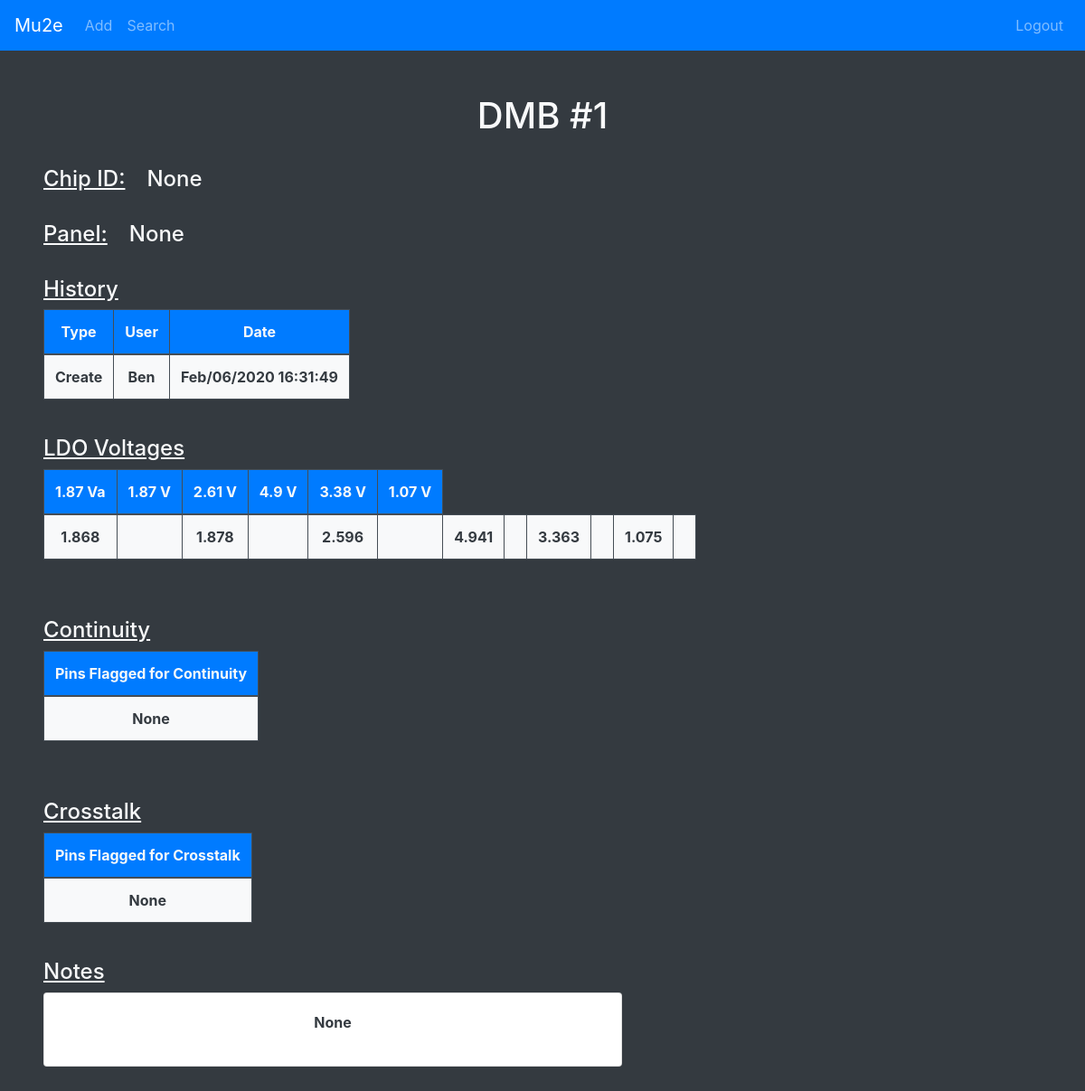
/viewDMB/1, run on the app's committed database.
### manager.py (models this page shows, shortened)
class DMB(db.Model):
    index = db.Column(db.String(80), unique=True, nullable=False, primary_key=True)
    date = db.Column(db.DateTime(), nullable=False)
    ldo = db.Column(db.String(1000))
    continuity = db.Column(db.String(1000))
    crosstalk = db.Column(db.String(1000))
    chipID = db.Column(db.String(80))
    panelNum = db.Column(db.String(80))
    notes = db.Column(db.String(20000))
    edits = db.Column(db.String(20000))

### manager.py (the view)
@app.route("/viewDMB/<index>")
def view_dmb(index):
    dmb = DMB.query.filter(DMB.index == index).first()
    return render_template("view.html", dmb=dmb)

### templates/view.html (shortened to what this page needs)
<!doctype html>
<html lang="en">
<head>
    <link rel="stylesheet" href="https://stackpath.bootstrapcdn.com/bootstrap/4.4.1/css/bootstrap.min.css">
    <link rel="stylesheet" href="static/css/general.css">
</head>
<body class="text-light bg-dark">
<nav class="navbar navbar-expand-lg navbar-dark bg-primary">
    <a class="navbar-brand" href="/">Mu2e</a>
    <div class="collapse navbar-collapse" id="navbarSupportedContent">
        <ul class="navbar-nav mr-auto">
            <li class="nav-item">
                <a class="nav-link" data-toggle="dropdown" id="dropdownMenuButton">Add</a>
            </li>
            <li class="nav-item">
                <a class="nav-link" href="\search">Search</a>
            </li>
        </ul>
    </div>
    <div class="navbar-collapse collapse w-100 order-3 dual-collapse2">
        <ul class="navbar-nav ml-auto">
            <li>
                <a class="nav-link navbar-right" href="logout">Logout</a>
            </li>
        </ul>
    </div>
</nav>
<br><br>
<h1 class="text-center">DMB #{{ dmb.index }}</h1> <br>
<div class="ml-5">
    {% if dmb.chipID %}
    <h4><u>Chip ID:</u>&emsp;{{ dmb.chipID }}</h4>
    {% else %}
    <h4><u>Chip ID:</u>&emsp;None</h4>
    {% endif %}
</div>
<br>
<div class="ml-5">
    {% if dmb.panelNum %}
    <h4><u>Panel:</u>&emsp;{{ dmb.panelNum }}</h4>
    {% else %}
    <h4><u>Panel:</u>&emsp;None</h4>
    {% endif %}
</div>
<br>
<div class="text-left ml-5">
    <h4><u>History</u></h4>
    <table class="table table-bordered table-dark text-light w-auto">
        <thead class="bg-primary">
            <tr>
                <td scope="col" class="text-center font-weight-bold">Type</td>
                <td scope="col" class="text-center font-weight-bold">User</td>
                <td scope="col" class="text-center font-weight-bold">Date</td>
            </tr>
        </thead>
        <tbody class="bg-light text-dark">
            {% with lst = dmb.edits.split("<") %}
                {% for i in lst %}
                    <tr>
                    {% with cols = i.split("*") %}
                        {% for j in cols %}
                            <td scope="col" class="text-center font-weight-bold">{{j}}</td>
                        {% endfor %}
                    {% endwith %}
                    </tr>
                {% endfor %}
            {% endwith %}
        </tbody>
    </table>
</div>
<br>
<h4 class="ml-5"><u>LDO Voltages</u></h4>
<div class="d-flex justify-content-start ml-5">
    <table class="table table-bordered table-dark text-light w-auto">
        <thead class="bg-primary">
        <tr>
        <td scope="col" class="text-center font-weight-bold">1.87 Va</td>
        <td scope="col" class="text-center font-weight-bold">1.87 V</td>
        <td scope="col" class="text-center font-weight-bold">2.61 V</td>
        <td scope="col" class="text-center font-weight-bold">4.9 V</td>
        <td scope="col" class="text-center font-weight-bold">3.38 V</td>
        <td scope="col" class="text-center font-weight-bold">1.07 V</td>
        </tr>
        </thead>
        <tbody class="bg-light text-dark">
        <tr>
            {% if dmb.ldo %}
                {% with lst = dmb.ldo.split(" ") %}
                    {% for num in lst %}
                        <td scope="row" class="text-center font-weight-bold">{{ num }}</td>
                    {% endfor %}
                {% endwith %}
            {% endif %}
        </tr>
        </tbody>
    </table>
</div>
<br><br>
<h4 class="ml-5"><u>Continuity</u></h4>
<div class="d-flex justify-content-start ml-5">
    <table class="table table-bordered table-dark text-light w-auto">
        <thead class="bg-primary">
        <tr>
            <th scope="col" class="text-center">Pins Flagged for Continuity</th>
        </tr>
        </thead>
        <tbody class="bg-light text-dark">
            <tr>
                {% if dmb.continuity %}
                <td scope="row" class="text-center font-weight-bold">{{ dmb.continuity }}</td>
                {% else %}
                <td scope="row" class="text-center font-weight-bold">None</td>
                {% endif %}
            </tr>
        </tbody>
    </table>
</div>
<br><br>
<h4 class="ml-5"><u>Crosstalk</u></h4>
<div class="d-flex justify-content-start ml-5" >
    {% if dmb.crosstalk %}
    <table class="table table-bordered table-dark w-auto">
        <thead class="bg-primary">
        <tr>
            <th scope="col" class="text-center">Pinged</th>
            <th scope="col" class="text-center">Flagged</th>
        </tr>
        </thead>
        <tbody class="bg-light text-dark">
        {% with splitOne = dmb.crosstalk.split(":") %}
            {% for i in splitOne %}
                <tr>
                    {% with splitTwo = i.split("  ") %}
                        {% for j in splitTwo %}
                            <td scope="row" class="text-center font-weight-bold">{{ j }}</td>
                        {% endfor %}
                    {% endwith %}
                </tr>
            {% endfor %}
        {% endwith %}
        </tbody>
    </table>
    {% else %}
    <table class="table table-bordered table-dark text-light w-auto">
        <thead class="bg-primary">
        <tr>
            <th scope="col" class="text-center">Pins Flagged for Crosstalk</th>
        </tr>
        </thead>
        <tbody class="bg-light text-dark">
        <tr>
            <td scope="row" class="text-center font-weight-bold">None</td>
        </tr>
        </tbody>
    </table>
    {% endif %}
</div>
<br>
<h4 class="ml-5"><u>Notes</u></h4>
<div class="d-flex justify-content-start ml-5 mb-5">
    <div class="card h-auto" style="width: 40rem;">
        <div class="card-body">
            {% if dmb.notes %}
            <p class="text-center font-weight-bold text-dark">{{ dmb.notes }}</p>
            {% else %}
            <p  class="text-center font-weight-bold text-dark">None</p>
            {% endif %}
        </div>
    </div>
</div>
</body>
</html>

### data on the page
DMB: index "1", cols "Create" "Ben" "Feb/06/2020 16:31:49"

### other printed values
{{ num }} "1.868" "1.878" "2.596" "4.941" "3.363" "1.075"
